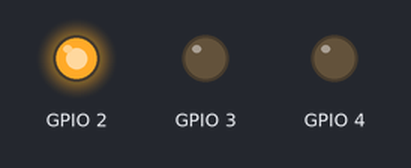
Recording of a program running on a simulated Raspberry Pi (BCM pin numbers). Parts: output pins drawn as LEDs (lit = HIGH).

Above: at 1.7 s.
At 4.0 s:
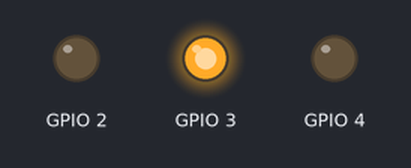
At 6.2 s:
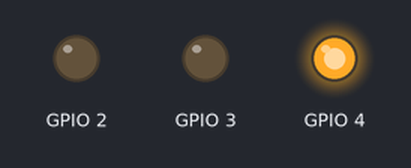
Timing chart, 0 to 10.4 s (numbered marks = the images above):
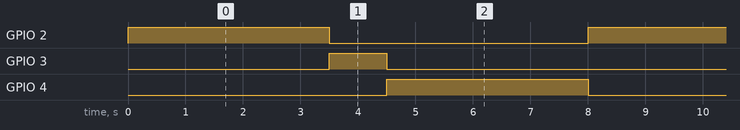

The program:

FlashingTrafficLEDs.py
```python
import RPi.GPIO as GPIO   #import GPIO library
import time
GPIO.setwarnings(False)
GPIO.setmode(GPIO.BCM)
GPIO.setup(2, GPIO.OUT)
GPIO.setup(3, GPIO.OUT)
GPIO.setup(4, GPIO.OUT)

try:
    while True:
        GPIO.output(2, 1)     #turn on the LED
        time.sleep(3.5)       #wait for 2.5 sec
        GPIO.output(2, 0)     #turn off the LED
        #time.sleep(1)         #wait for 1 sec


        GPIO.output(3, 1)     #turn on the LED
        time.sleep(1)         #wait for 1 sec
        GPIO.output(3, 0)     #turn off the LED
        #time.sleep(1)         #wait for 1 sec


        GPIO.output(4, 1)     #turn on the LED
        time.sleep(3.5)       #wait for 2.5 sec
        GPIO.output(4, 0)     #turn off the LED
        #time.sleep(1)         #wait for 1 sec


except KeyboardInterrupt:
    GPIO.cleanup()
```

Measured:
- by itself, GPIO 2, GPIO 4: alternates HIGH for 3.5 s and LOW for 4.5 s
- by itself, GPIO 3: alternates HIGH for 1.0 s and LOW for 7.0 s
- by itself, everything shown: repeats every 8.0 s, in 3 steps
